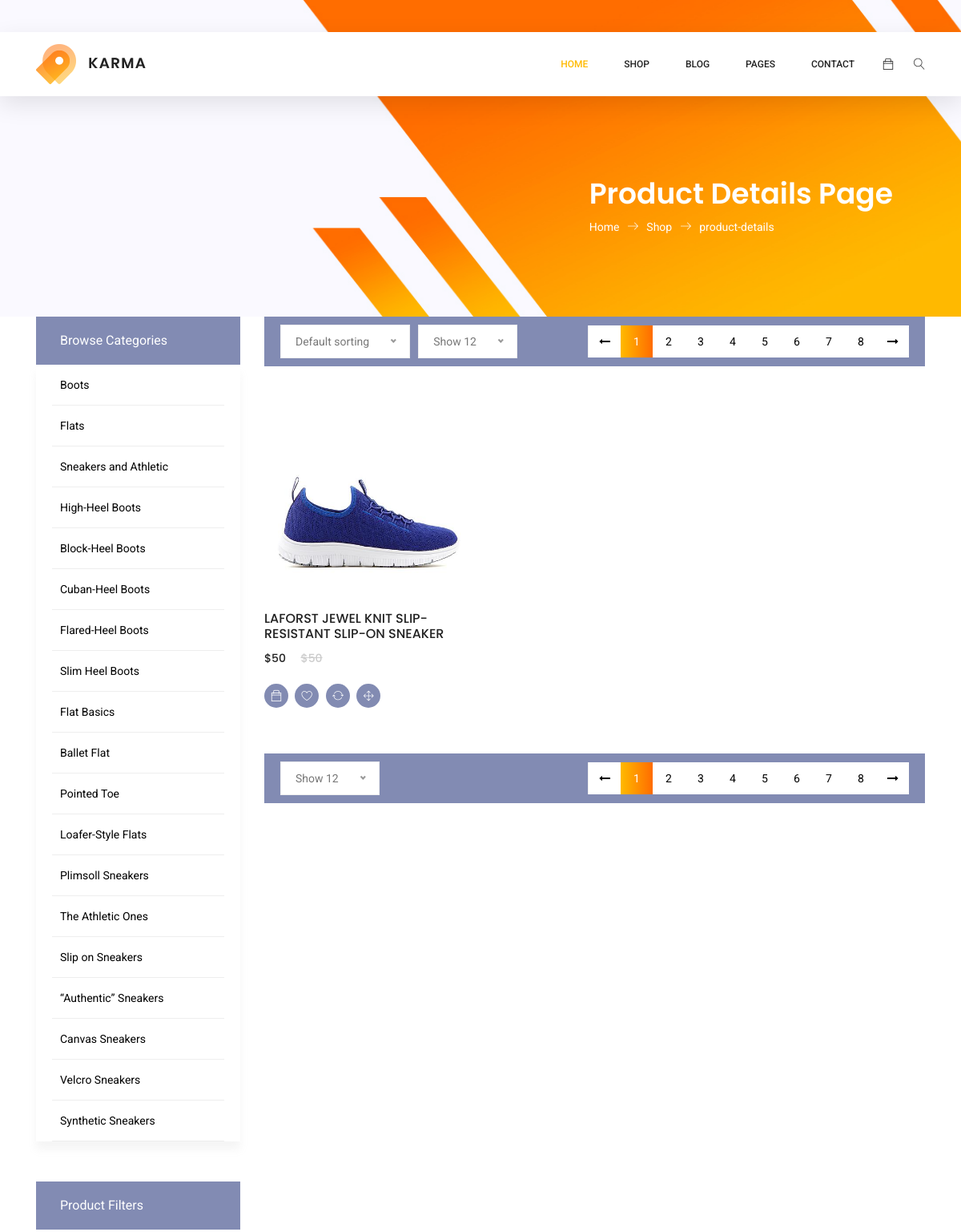
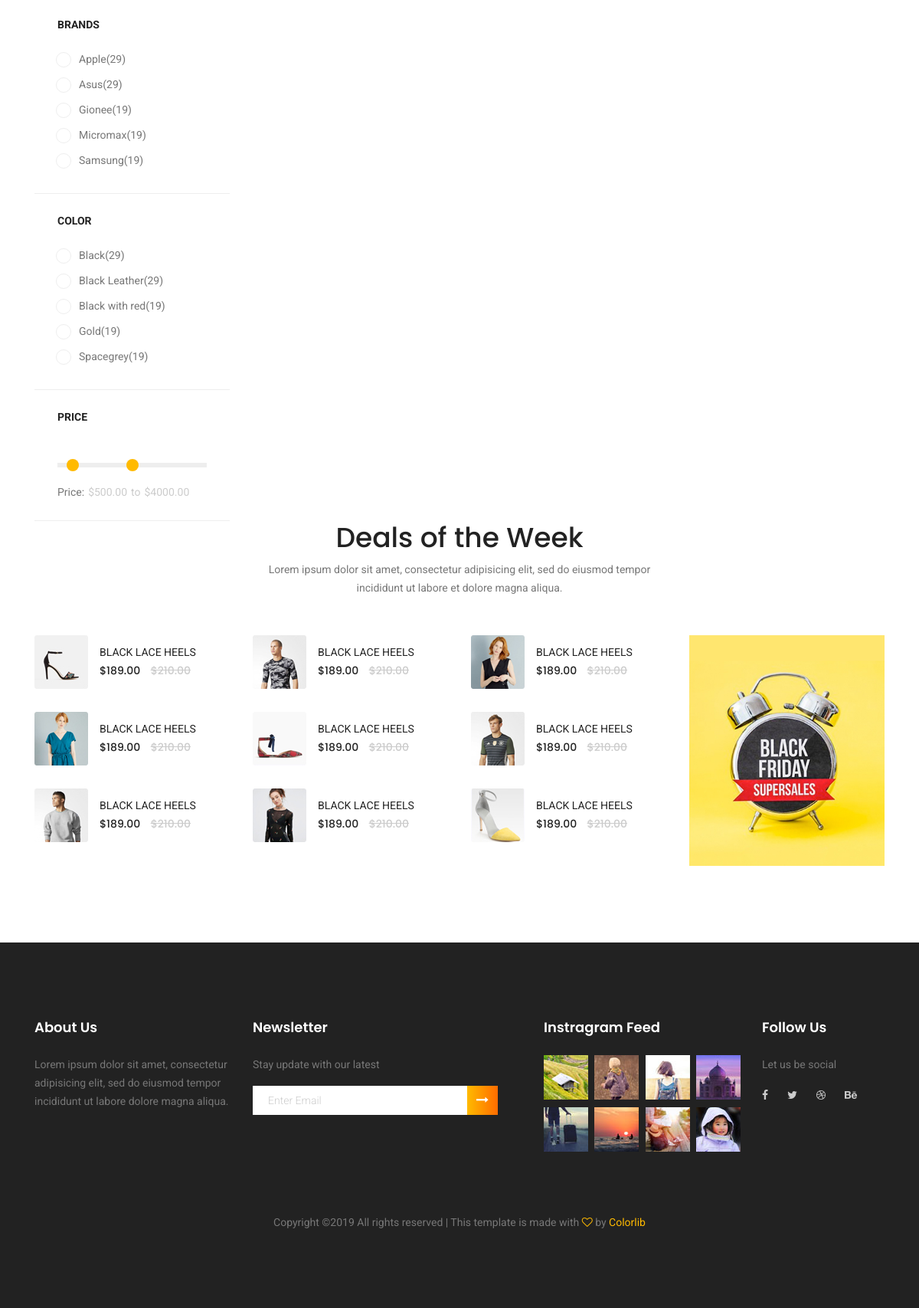
Screenshot of /product/category/plimsoll-sneakers/ with the database file from the repository (2 pictures, top to bottom).
### product/models.py (models this page shows, shortened)
class Category(models.Model):
    title = models.CharField(max_length=100, default='')
    slug = models.CharField(max_length=100, default='')
    description = models.TextField(default='', null=True)
    parent_Id = models.ForeignKey("self", models.SET_NULL, blank=True, null=True)
    active = models.BooleanField(default=True)

class Product(models.Model):
    title = models.CharField(max_length=255, default='')
    description = models.TextField(default='')
    category = models.ForeignKey(Category, on_delete=models.CASCADE)
    price = models.IntegerField(default=0)
    active = models.BooleanField(default=True)
    image = models.ImageField(null=True)

### product/views.py (the view)
# urls.py: path('category/<slug:slug>/', CategoryView, name='category'),
def CategoryView(request, slug):
    categories = Category.objects.all()
    category = get_object_or_404(Category, slug=slug)
    products = get_list_or_404(Product, category=category)
    paginator = Paginator(products, 1)
    page = request.GET.get('page')
    try:
        list_products = paginator.page(page)
    except PageNotAnInteger:
        list_products = paginator.page(1)
    except EmptyPage:
        list_products = paginator.page(paginator.num_pages)
    Data = {"Categories": categories, "Products": list_products}
    return render(request, 'product/category.html', Data)

### templates/product/category.html (shortened to what this page needs)
{% extends "homepage/base.html" %}
{% load staticfiles %}
{% block sitecss %}
	<link rel="stylesheet" href="{% static 'homepage/css/linearicons.css' %}">
	<link rel="stylesheet" href="{% static 'homepage/css/font-awesome.min.css' %}">
	<link rel="stylesheet" href="{% static 'homepage/css/themify-icons.css' %}">
	<link rel="stylesheet" href="{% static 'homepage/css/bootstrap.css' %}">
	<link rel="stylesheet" href="{% static 'homepage/css/owl.carousel.css' %}">
	<link rel="stylesheet" href="{% static 'homepage/css/nice-select.css' %}">
	<link rel="stylesheet" href="{% static 'homepage/css/nouislider.min.css' %}">
	<link rel="stylesheet" href="{% static 'homepage/css/main.css' %}">
{% endblock sitecss %}
{% block banner-area %}
    {% include "product/banner-organic-breadcrumb.html" %}
{% endblock banner-area %}
{% block product-area %}
	<div class="container">
		<div class="row">
			<div class="col-xl-3 col-lg-4 col-md-5">
				<div class="sidebar-categories">
					<div class="head">Browse Categories</div>
					<ul class="main-categories">
						{% for Category in Categories %}
							<li class="main-nav-list"><a data-toggle="collapse" href="#{{ Category.slug }}" aria-expanded="false" aria-controls="{{ Category.slug }}">{{ Category.title }}</a>
							</li>
						{% endfor %}
					</ul>
				</div>
				<div class="sidebar-filter mt-50">
					<div class="top-filter-head">Product Filters</div>
					<div class="common-filter">
						<div class="head">Brands</div>
						<form action="#">
							<ul>
								<li class="filter-list"><input class="pixel-radio" type="radio" id="apple" name="brand"><label for="apple">Apple<span>(29)</span></label></li>
								<li class="filter-list"><input class="pixel-radio" type="radio" id="asus" name="brand"><label for="asus">Asus<span>(29)</span></label></li>
								<li class="filter-list"><input class="pixel-radio" type="radio" id="gionee" name="brand"><label for="gionee">Gionee<span>(19)</span></label></li>
								<li class="filter-list"><input class="pixel-radio" type="radio" id="micromax" name="brand"><label for="micromax">Micromax<span>(19)</span></label></li>
								<li class="filter-list"><input class="pixel-radio" type="radio" id="samsung" name="brand"><label for="samsung">Samsung<span>(19)</span></label></li>
							</ul>
						</form>
					</div>
					<div class="common-filter">
						<div class="head">Color</div>
						<form action="#">
							<ul>
								<li class="filter-list"><input class="pixel-radio" type="radio" id="black" name="color"><label for="black">Black<span>(29)</span></label></li>
								<li class="filter-list"><input class="pixel-radio" type="radio" id="balckleather" name="color"><label for="balckleather">Black
										Leather<span>(29)</span></label></li>
								<li class="filter-list"><input class="pixel-radio" type="radio" id="blackred" name="color"><label for="blackred">Black
										with red<span>(19)</span></label></li>
								<li class="filter-list"><input class="pixel-radio" type="radio" id="gold" name="color"><label for="gold">Gold<span>(19)</span></label></li>
								<li class="filter-list"><input class="pixel-radio" type="radio" id="spacegrey" name="color"><label for="spacegrey">Spacegrey<span>(19)</span></label></li>
							</ul>
						</form>
					</div>
					<div class="common-filter">
						<div class="head">Price</div>
						<div class="price-range-area">
							<div id="price-range"></div>
							<div class="value-wrapper d-flex">
								<div class="price">Price:</div>
								<span>$</span>
								<div id="lower-value"></div>
								<div class="to">to</div>
								<span>$</span>
								<div id="upper-value"></div>
							</div>
						</div>
					</div>
				</div>
			</div>
			<div class="col-xl-9 col-lg-8 col-md-7">
				<div class="filter-bar d-flex flex-wrap align-items-center">
					<div class="sorting">
					</div>
					<div class="sorting mr-auto">
					</div>
					{% include "product/pagination.html" with page=Products %}
				</div>
				<section class="lattest-product-area pb-40 category-list">
					<div class="row">
						{% for Product in Products %}
							<div class="col-lg-4 col-md-6">
								<div class="single-product">
									<a href="{% url 'product:product-detail' Product.id %}"><img class="img-fluid" src="{{Product.image.url}}" width="262px" height="280px" alt=""></a>
									<div class="product-details">
										<h6>{{Product.title}}</h6>
										<div class="price">
											<h6>${{Product.price}}</h6>
											<h6 class="l-through">${{Product.price}}</h6>
										</div>
										<div class="prd-bottom">
											<a href="{% static 'homepage/cart.html' %}" class="social-info">
												<span class="ti-bag"></span>
											</a>
											<a href="{% static 'homepage/login.html' %}" class="social-info">
												<span class="lnr lnr-heart"></span>
											</a>
											<a href="" class="social-info">
												<span class="lnr lnr-sync"></span>
											</a>
											<a href="{% url 'product:product-detail' Product.id %}" class="social-info">
												<span class="lnr lnr-move"></span>
											</a>
										</div>
									</div>
								</div>
							</div>
						{% endfor %}
					</div>
				</section>
				<div class="filter-bar d-flex flex-wrap align-items-center">
					<div class="sorting mr-auto">
					</div>
					{% include "product/pagination.html" with page=Products %}
				</div>
			</div>
		</div>
	</div>
{% endblock product-area %}
{% block related-product %}
	{% include 'homepage/related-product.html' %}
{% endblock related-product %}

### rows the page displays
Category: title "Boots"
Category: title "Flats"
Category: title "Sneakers and Athletic"
Category: title "High-Heel Boots"
Category: title "Block-Heel Boots"
Category: title "Cuban-Heel Boots"
Category: title "Flared-Heel Boots"
Category: title "Slim Heel Boots"
Category: title "Flat Basics"
Category: title "Ballet Flat"
Category: title "Pointed Toe"
Category: title "Loafer-Style Flats"
Category: title "Plimsoll Sneakers"
Category: title "The Athletic Ones"
Category: title "Slip on Sneakers"
Category: title "“Authentic” Sneakers"
Category: title "Canvas Sneakers"
Category: title "Velcro Sneakers"
Category: title "Synthetic Sneakers"
Product: image (picture), title "LAFORST JEWEL KNIT SLIP-RESISTANT SLIP-ON SNEAKER", price "50"

### other values shown
{{ num }} "1" "1"
{{ num }} "2" "3" "4" "5" "6" "7" "8" "2" "3" "4" "5" "6" "7" "8"
